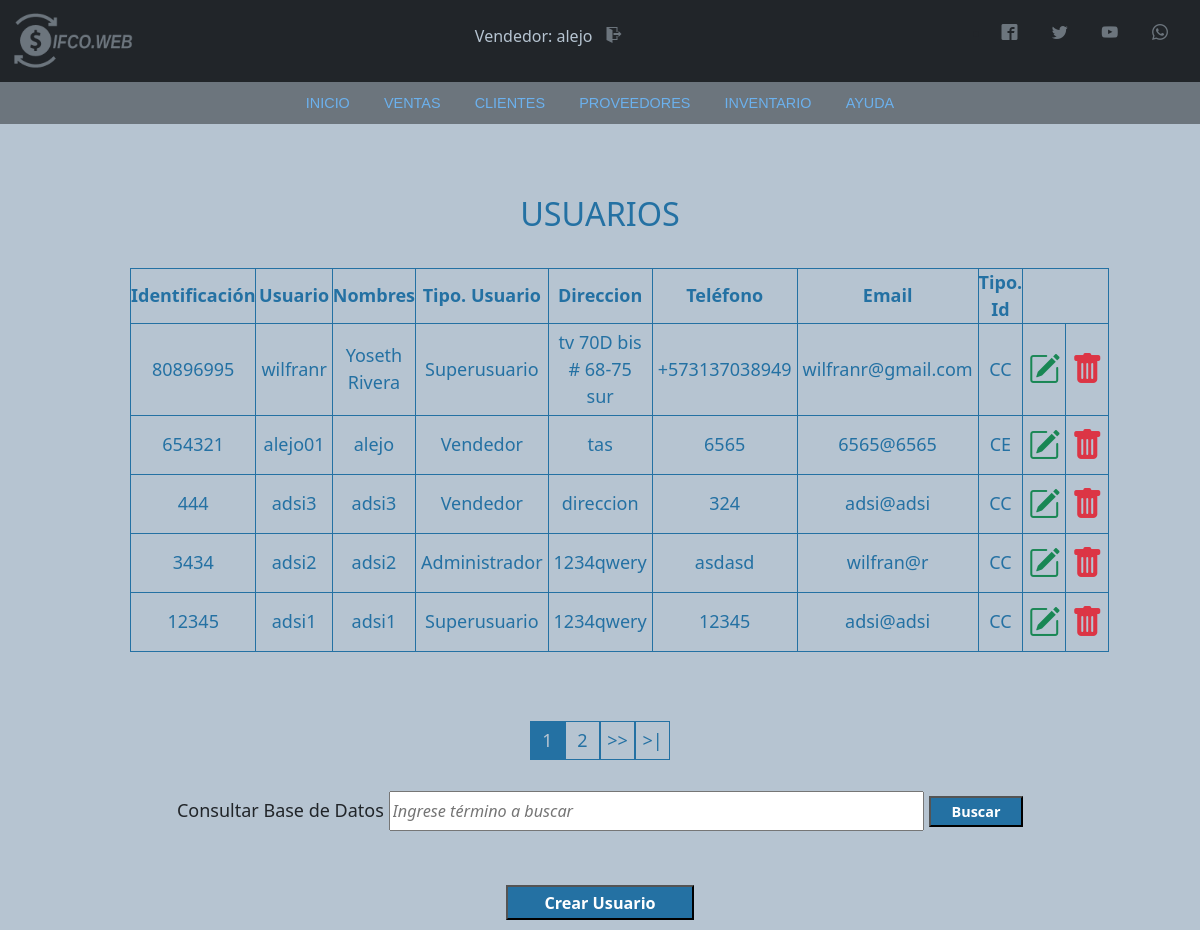
Screenshot of /Vista/html/search.php (signed in) with the database file from the repository.
### tables this page shows
CREATE TABLE `usuario` (
  `codUsuario` int(11) NOT NULL,
  `id` varchar(20) DEFAULT NULL,
  `tipoId` varchar(11) DEFAULT NULL,
  `nombre` varchar(50) DEFAULT NULL,
  `direccion` text NOT NULL,
  `telefono` varchar(20) NOT NULL,
  `correo` varchar(100) DEFAULT NULL,
  `usuario` varchar(15) DEFAULT NULL,
  `clave` varchar(100) DEFAULT NULL,
  `rol` varchar(20) DEFAULT NULL
);

### Vista/html/search.php (the view, shortened to what this page needs)
<?php
include '../../includes/conexion.php';
include '../../includes/header.php';
include '../../includes/nav.php';
include '../../includes/script.php';
?>
<!DOCTYPE html>
<html lang="es">
<head>
</head>
<body>
    <?php
    $search = strtolower($_REQUEST['search']);
    ?>
    <div class="container-tabla-usuarios">
        <h1>USUARIOS</h1><br>
        <table class="tabla-usuarios">
            <th>Identificación</th>
            <th>Usuario</th>
            <th>Nombres</th>
            <th>Tipo. Usuario</th>
            <th>Direccion</th>
            <th>Teléfono</th>
            <th>Email</th>
            <th>Tipo. Id</th>
            <?php
            $por_pagina = 5;
            if (empty($_GET['pagina'])) {
                $pagina = 1;
            } else {
                $pagina = $_GET['pagina'];
            }
            $sql_register = mysqli_query($conexion, "SELECT COUNT(*) as total_registro FROM usuario WHERE id LIKE '%$search%' OR nombre LIKE '%$search%' OR usuario LIKE '%$search%' OR rol LIKE '%$search%' OR tipoId LIKE '%$search%' OR direccion LIKE '%$search%' OR telefono LIKE '%$search%' OR correo LIKE '%$search%' ");
            $result_register = mysqli_fetch_array($sql_register);
            $total_registro = $result_register['total_registro'];
            $desde = ($pagina - 1) * $por_pagina;
            $total_paginas = ceil($total_registro / $por_pagina);
            if ($_SESSION['rol'] == 'Superusuario') {
                $sentence = "SELECT * FROM usuario WHERE id LIKE '%$search%' OR nombre LIKE '%$search%' OR usuario LIKE '%$search%' OR rol LIKE '%$search%' OR tipoId LIKE '%$search%' OR direccion LIKE '%$search%' OR telefono LIKE '%$search%' OR correo LIKE '%$search%' ORDER BY id DESC LIMIT $desde, $por_pagina";
            } else {
                $sentence = "SELECT * FROM usuario WHERE id LIKE '%$search%' OR nombre LIKE '%$search%' OR usuario LIKE '%$search%' OR rol LIKE '%$search%' OR tipoId LIKE '%$search%' OR direccion LIKE '%$search%' OR telefono LIKE '%$search%' OR correo LIKE '%$search%' AND rol != 'Superusuario' ORDER BY id DESC LIMIT $desde, $por_pagina";
            }
            $result = $conexion->query($sentence) or die("Error al consultar: " . mysqli_error($conexion));
            while ($rows = $result->fetch_array()) {
            ?>
                <tr>
                    <td><?php echo $rows['id'] ?></td>
                    <td><?php echo $rows['usuario'] ?></td>
                    <td><?php echo $rows['nombre'] ?></td>
                    <td><?php echo $rows['rol'] ?></td>
                    <td><?php echo $rows['direccion'] ?></td>
                    <td><?php echo $rows['telefono'] ?></td>
                    <td><?php echo $rows['correo'] ?></td>
                    <td><?php echo $rows['tipoId'] ?></td>
                    <td><a href="modify_user.php?usr=<?php echo $rows['id'] ?>"><i class="bi bi-pencil-square" style="font-size: 2rem; color: #198754;"></i></a></td>
                    <td><a href="#" onclick="DeleteUser()"><i class="bi bi-trash-fill" style="font-size: 2rem; color: #dc3545;"></i></a>
                </tr>
            <?php
            }
            ?>
        </table><br><br>
        <div class="paginador">
            <ul>
                <?php
                for ($i = 1; $i <= $total_paginas; $i++) {
                    if ($i == $pagina) {
                        echo '<li class="pageSelected" >' . $i . '</li>';
                    } else {
                        echo '<li><a href="?pagina=' . $i . '&search=' . $search . '">' . $i . '</a></li>';
                    }
                }
                if ($pagina != $total_paginas) {
                ?>
                    <li><a href="?pagina=<?php echo $pagina + 1; ?>&search=<?php echo $search; ?>">>></a></li>
                    <li><a href="?pagina=<?php echo $total_paginas ?>&search=<?php echo $search; ?>">>|</a></li>
                <?php } ?>
            </ul>
        </div>
        <form action="search.php" method="GET">
            <label id="buscar" for="buscar">Consultar Base de Datos </label>
            <input type="text" class="control-buscar" name="search" id="busqueda" placeholder="Ingrese término a buscar" value="<?php echo $search; ?>">
            <input class="btn-buscar" type="submit" value="Buscar"><br><br><br>
        </form>
        <a href="new_user.php"><input class="btn-crear" type="button" value="Crear Usuario"></a>
    </div>
</body>
</html>

### includes/header.php (shortened to what this page needs)
<?php
include 'conexion.php';
$id = $_SESSION['id'];
$sentence = "SELECT nombre, rol, codUsuario FROM usuario WHERE id = '" . $id . "' ";
$result = $conexion->query($sentence);
$row = $result->fetch_assoc();
?>
<!DOCTYPE html>
<html lang="es">
<head>
    <link rel="stylesheet" href="../css/estilos.css">
    <link rel="stylesheet" href="../../font.css">
</head>
<body>
    <nav class="navbar navbar-dark bg-dark">
        <div class="container-fluid">
            <a class="navbar-brand" href="panel_principal.php"><img src="../img/LOGO_gris.png" alt="logo" width="130px"></a>
            <h4 id="user">
                <?php
                echo utf8_decode($row['rol']);
                echo ": ";
                echo utf8_decode($row['nombre']);
                ?>
                <a href="../../Controlador/exit.php" class="icon-salir icon-exit"></a>
            </h4>
            <div class="redes">
                <ul>
                    <li>
                        <a href="https://es-es.facebook.com/" class="icon icon-facebook2" target="blank"></a>
                        <a href="https://twitter.com/" class="icon icon-twitter" target="blank"></a>
                        <a href="https://www.youtube.com/" class="icon icon-youtube" target="blank"></a>
                        <a href="https://www.whatsapp.com" class="icon icon-whatsapp" target="blank"></a>
                    </li>
                </ul>
            </div>
        </div>
    </nav>
</body>
</html>

### Vista/css/estilos.css (style rules this page uses)
* { margin: 0; padding: 0; }
body { background-color: #b6c4d1 !important; font-family: Zona Pro, Sans-Serif; }
#user { color: #b6c4d1; font-size: medium; }
.icon { color: #6c757d; text-decoration: none; padding: 10px; margin-right: 10px; }
.icon-salir { color: #6c757d; text-decoration: none; padding: 10px; margin-right: 10px; }
.container-tabla-usuarios { display: block; padding: 10px; margin-left: 10%; margin-top: 5%; width: 80%; text-align: center; font-size: large; }
.container-tabla-usuarios h1 { color: #2471A3; font-size: 1.8em; }
.tabla-usuarios { width: 100%; height: 100%; color: #2471A3; border: solid #2471A3 1px; }
.tabla-usuarios tr th { border: solid #2471A3 1px; }
.tabla-usuarios td { border: solid #2471A3 1px; height: 20px; padding: 5px; }
.btn-buscar { width: 10%; height: 2.2em; background-color: #2471A3; color: white; font-size: 0.8em; cursor: pointer; font-weight: bold; }
.control-buscar { font-size: 0.9em; width: 57%; font-style: italic; padding: 6px 2px; }
.btn-crear { width: 20%; height: 2.2em; background-color: #2471A3; color: white; font-size: 0.9em; cursor: pointer; font-weight: bold; }
.paginador ul { padding: 15px; list-style: none; display: flex; justify-content: center; }
.paginador a, .pageSelected { color: #2471A3; border: solid #2471A3 1px; padding: 5px; display: inline-block; text-align: center; width: 35px; text-decoration: none; }
.pageSelected { background-color: #2471A3; color: #b6c4d1; }

### rows the page displays
usuario: rol "Vendedor", nombre "alejo", id "654321", usuario "alejo01", direccion "tas", telefono "6565", correo "6565@6565", tipoId "CE"
usuario: id "80896995", usuario "wilfranr", nombre "Yoseth Rivera", rol "Superusuario", direccion "tv 70D bis # 68-75 sur", telefono "+573137038949", correo "wilfranr@gmail.com", tipoId "CC"
usuario: id "444", usuario "adsi3", nombre "adsi3", rol "Vendedor", direccion "direccion", telefono "324", correo "adsi@adsi", tipoId "CC"
usuario: id "3434", usuario "adsi2", nombre "adsi2", rol "Administrador", direccion "1234qwery", telefono "asdasd", correo "wilfran@r", tipoId "CC"
usuario: id "12345", usuario "adsi1", nombre "adsi1", rol "Superusuario", direccion "1234qwery", telefono "12345", correo "adsi@adsi", tipoId "CC"
